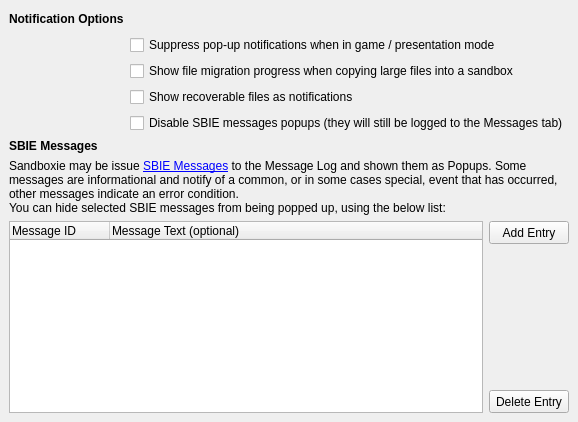
           <widget class="QWidget" name="tab_4">
            <attribute name="title">
             <string>Notifications</string>
            </attribute>
            <layout class="QGridLayout" name="gridLayout_29">
             <property name="leftMargin">
              <number>9</number>
             </property>
             <property name="topMargin">
              <number>9</number>
             </property>
             <property name="rightMargin">
              <number>9</number>
             </property>
             <property name="bottomMargin">
              <number>9</number>
             </property>
             <item row="0" column="0">
              <layout class="QGridLayout" name="gridLayout_28">
               <item row="8" column="3">
                <widget class="QToolButton" name="btnAddMessage">
                 <property name="sizePolicy">
                  <sizepolicy hsizetype="Preferred" vsizetype="Fixed">
                   <horstretch>0</horstretch>
                   <verstretch>0</verstretch>
                  </sizepolicy>
                 </property>
                 <property name="minimumSize">
                  <size>
                   <width>0</width>
                   <height>23</height>
                  </size>
                 </property>
                 <property name="text">
                  <string>Add Entry</string>
                 </property>
                </widget>
               </item>
               <item row="8" column="0" rowspan="3" colspan="3">
                <widget class="QTreeWidget" name="treeMessages">
                 <column>
                  <property name="text">
                   <string>Message ID</string>
                  </property>
                 </column>
                 <column>
                  <property name="text">
                   <string>Message Text (optional)</string>
                  </property>
                 </column>
                </widget>
               </item>
               <item row="6" column="0">
                <widget class="QLabel" name="lblMessages">
                 <property name="font">
                  <font>
                   <bold>true</bold>
                   <kerning>true</kerning>
                  </font>
                 </property>
                 <property name="text">
                  <string>SBIE Messages</string>
                 </property>
                </widget>
               </item>
               <item row="10" column="3">
                <widget class="QToolButton" name="btnDelMessage">
                 <property name="sizePolicy">
                  <sizepolicy hsizetype="Preferred" vsizetype="Fixed">
                   <horstretch>0</horstretch>
                   <verstretch>0</verstretch>
                  </sizepolicy>
                 </property>
                 <property name="minimumSize">
                  <size>
                   <width>0</width>
                   <height>23</height>
                  </size>
                 </property>
                 <property name="text">
                  <string>Delete Entry</string>
                 </property>
                </widget>
               </item>
               <item row="1" column="0">
                <widget class="QLabel" name="lblNotify">
                 <property name="font">
                  <font>
                   <bold>true</bold>
                   <kerning>true</kerning>
                  </font>
                 </property>
                 <property name="text">
                  <string>Notification Options</string>
                 </property>
                </widget>
               </item>
               <item row="9" column="3">
                <spacer name="verticalSpacer_11">
                 <property name="orientation">
                  <enum>Qt::Orientation::Vertical</enum>
                 </property>
                 <property name="sizeHint" stdset="0">
                  <size>
                   <width>20</width>
                   <height>40</height>
                  </size>
                 </property>
                </spacer>
               </item>
               <item row="7" column="0" colspan="4">
                <widget class="QLabel" name="label_12">
                 <property name="baseSize">
                  <size>
                   <width>0</width>
                   <height>0</height>
                  </size>
                 </property>
                 <property name="text">
                  <string>Sandboxie may be issue &lt;a href=&quot;sbie://docs/sbiemessages&quot;&gt;SBIE Messages&lt;/a&gt; to the Message Log and shown them as Popups. Some messages are informational and notify of a common, or in some cases special, event that has occurred, other messages indicate an error condition.&lt;br /&gt;You can hide selected SBIE messages from being popped up, using the below list:</string>
                 </property>
                 <property name="wordWrap">
                  <bool>true</bool>
                 </property>
                 <property name="openExternalLinks">
                  <bool>true</bool>
                 </property>
                </widget>
               </item>
               <item row="5" column="1" colspan="3">
                <widget class="QCheckBox" name="chkNoMessages">
                 <property name="text">
                  <string>Disable SBIE messages popups (they will still be logged to the Messages tab)</string>
                 </property>
                 <property name="checked">
                  <bool>false</bool>
                 </property>
                </widget>
               </item>
               <item row="2" column="1" colspan="3">
                <widget class="QCheckBox" name="chkSilentMode">
                 <property name="toolTip">
                  <string>This option also enables asynchronous operation when needed and suspends updates.</string>
                 </property>
                 <property name="text">
                  <string>Suppress pop-up notifications when in game / presentation mode</string>
                 </property>
                </widget>
               </item>
               <item row="3" column="1" colspan="3">
                <widget class="QCheckBox" name="chkCopyProgress">
                 <property name="text">
                  <string>Show file migration progress when copying large files into a sandbox</string>
                 </property>
                </widget>
               </item>
               <item row="4" column="1" colspan="3">
                <widget class="QCheckBox" name="chkNotifyRecovery">
                 <property name="text">
                  <string>Show recoverable files as notifications</string>
                 </property>
                </widget>
               </item>
               <item row="1" column="1">
                <spacer name="horizontalSpacer_16">
                 <property name="orientation">
                  <enum>Qt::Orientation::Horizontal</enum>
                 </property>
                 <property name="sizeHint" stdset="0">
                  <size>
                   <width>40</width>
                   <height>20</height>
                  </size>
                 </property>
                </spacer>
               </item>
              </layout>
             </item>
            </layout>
           </widget>
